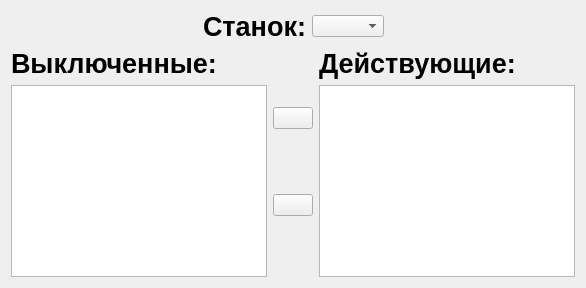
                  <widget class="QWidget" name="add_operation_list">
                   <attribute name="title">
                    <string>Включение / выключение задач</string>
                   </attribute>
                   <layout class="QVBoxLayout" name="verticalLayout_25">
                    <item>
                     <layout class="QHBoxLayout" name="horizontalLayout_6">
                      <item>
                       <spacer name="horizontalSpacer_3">
                        <property name="orientation">
                         <enum>Qt::Horizontal</enum>
                        </property>
                        <property name="sizeHint" stdset="0">
                         <size>
                          <width>40</width>
                          <height>20</height>
                         </size>
                        </property>
                       </spacer>
                      </item>
                      <item>
                       <widget class="QLabel" name="label_30">
                        <property name="font">
                         <font>
                          <pointsize>20</pointsize>
                          <weight>75</weight>
                          <bold>true</bold>
                         </font>
                        </property>
                        <property name="text">
                         <string>Станок:</string>
                        </property>
                       </widget>
                      </item>
                      <item>
                       <widget class="QComboBox" name="comboBox_2"/>
                      </item>
                      <item>
                       <spacer name="horizontalSpacer_4">
                        <property name="orientation">
                         <enum>Qt::Horizontal</enum>
                        </property>
                        <property name="sizeHint" stdset="0">
                         <size>
                          <width>40</width>
                          <height>20</height>
                         </size>
                        </property>
                       </spacer>
                      </item>
                     </layout>
                    </item>
                    <item>
                     <layout class="QHBoxLayout" name="horizontalLayout_35">
                      <item>
                       <layout class="QVBoxLayout" name="verticalLayout_16">
                        <item>
                         <widget class="QLabel" name="label_18">
                          <property name="font">
                           <font>
                            <pointsize>20</pointsize>
                            <weight>75</weight>
                            <bold>true</bold>
                           </font>
                          </property>
                          <property name="text">
                           <string>Выключенные:</string>
                          </property>
                         </widget>
                        </item>
                        <item>
                         <widget class="QListWidget" name="disabled_operations_list"/>
                        </item>
                       </layout>
                      </item>
                      <item>
                       <layout class="QVBoxLayout" name="verticalLayout_18">
                        <item>
                         <widget class="QPushButton" name="move_right_0">
                          <property name="text">
                           <string/>
                          </property>
                          <property name="icon">
                           <iconset>
                            <normaloff>../../gui/static/img/arrow-right.png</normaloff>../../gui/static/img/arrow-right.png</iconset>
                          </property>
                         </widget>
                        </item>
                        <item>
                         <widget class="QPushButton" name="move_left_0">
                          <property name="text">
                           <string/>
                          </property>
                          <property name="icon">
                           <iconset>
                            <normaloff>../../gui/static/img/arrow-left.png</normaloff>../../gui/static/img/arrow-left.png</iconset>
                          </property>
                         </widget>
                        </item>
                       </layout>
                      </item>
                      <item>
                       <layout class="QVBoxLayout" name="verticalLayout_17">
                        <item>
                         <widget class="QLabel" name="label_19">
                          <property name="font">
                           <font>
                            <pointsize>20</pointsize>
                            <weight>75</weight>
                            <bold>true</bold>
                           </font>
                          </property>
                          <property name="text">
                           <string>Действующие:</string>
                          </property>
                         </widget>
                        </item>
                        <item>
                         <widget class="QListWidget" name="enabled_operations_list"/>
                        </item>
                       </layout>
                      </item>
                     </layout>
                    </item>
                   </layout>
                  </widget>
